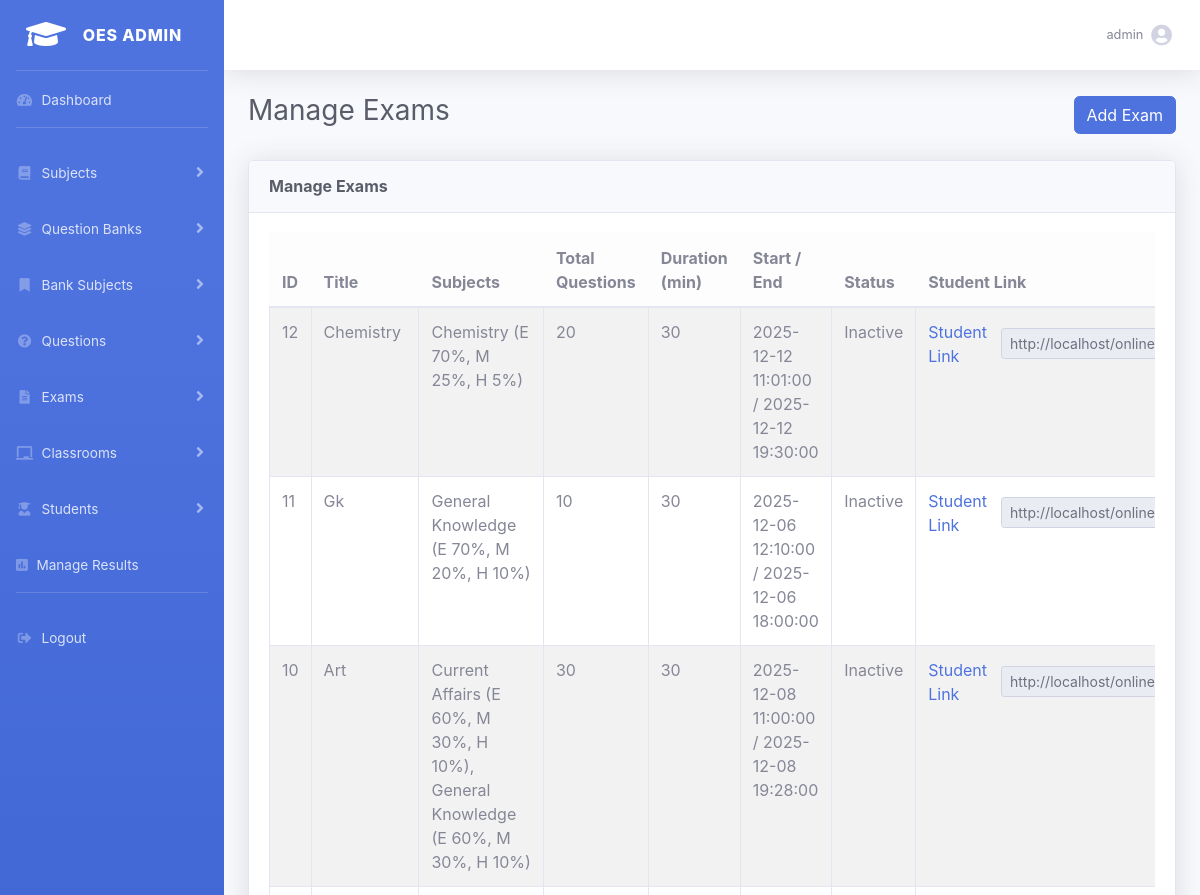
/admin.php?action=manageExams (signed in, upper part), run on an earlier commit of the app's database.
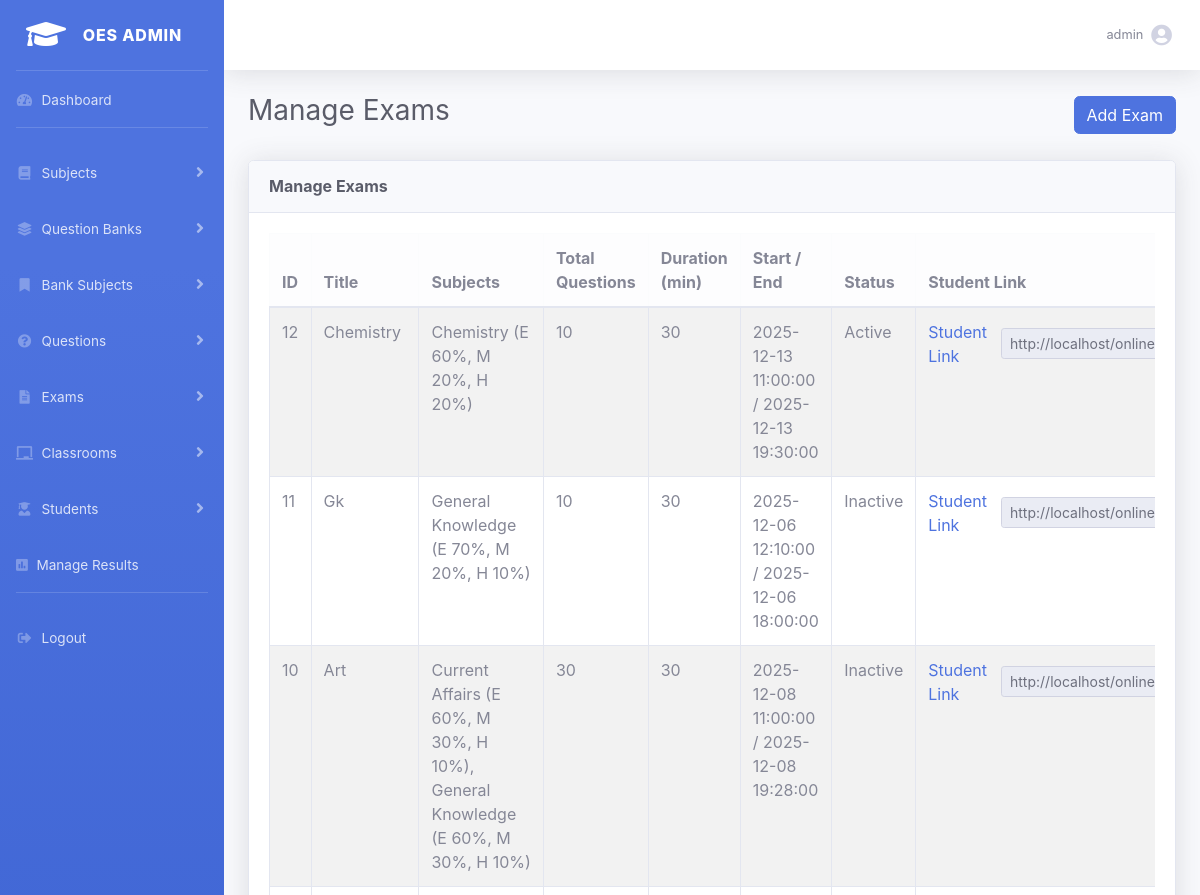
And on a later commit of the database.
### tables this page shows
CREATE TABLE `exams` (
  `exam_id` int(11) NOT NULL,
  `exam_title` varchar(200) NOT NULL,
  `exam_description` text DEFAULT NULL,
  `total_questions` int(11) DEFAULT 0,
  `total_marks` decimal(6,2) NOT NULL DEFAULT 0.00,
  `pass_marks` decimal(6,2) NOT NULL DEFAULT 0.00,
  `duration_minutes` int(11) DEFAULT 30,
  `shuffle_questions` tinyint(1) DEFAULT 1,
  `shuffle_options` tinyint(1) DEFAULT 1,
  `start_time` datetime DEFAULT NULL,
  `end_time` datetime DEFAULT NULL,
  `negative_marking` decimal(5,2) DEFAULT 0.00,
  `status` enum('Active','Inactive') DEFAULT 'Inactive',
  `assign_type` enum('class','individual') DEFAULT 'individual',
  `assign_data` text DEFAULT NULL,
  `created_at` timestamp NOT NULL DEFAULT current_timestamp(),
  `easy_percentage` int(11) DEFAULT 0,
  `medium_percentage` int(11) DEFAULT 0,
  `hard_percentage` int(11) DEFAULT 0
);

CREATE TABLE `exam_links` (
  `link_id` int(11) NOT NULL,
  `exam_id` int(11) NOT NULL,
  `unique_link` varchar(255) NOT NULL,
  `password` varchar(100) DEFAULT NULL,
  `student_name` varchar(150) DEFAULT NULL,
  `student_email` varchar(200) DEFAULT NULL,
  `student_class` varchar(50) DEFAULT NULL,
  `expires_at` datetime DEFAULT NULL,
  `is_used` tinyint(1) DEFAULT 0,
  `created_at` timestamp NOT NULL DEFAULT current_timestamp()
);

### templates/exams/manage_exams.php (the view, shortened to what the changed rows need)
<?php
$results = $results ?? [
    'pageTitle'   => 'Manage Exams',
    'message'     => '',
    'exams'       => [],
    'currentPage' => 1,
    'totalPages'  => 1,
    'total'       => 0,
    'perPage'     => 25
];
$exams       = $results['exams'];
?>
<?php include __DIR__ . "/../include/header.php"; ?>
<div id="wrapper">
    <div id="content-wrapper" class="d-flex flex-column">
        <div id="content">
            <div class="container-fluid">
                <div class="d-flex justify-content-between align-items-center mb-4">
                    <h1 class="h3 text-gray-800"><?= htmlspecialchars($results['pageTitle']) ?></h1>
                </div>
                <div class="card shadow mb-4">
                    <div class="card-body">
                        <div class="table-responsive">
                            <table class="table table-bordered table-striped">
                                <thead class="table-light">
                                    <tr>
                                        <th>ID</th>
                                        <th>Title</th>
                                        <th>Subjects</th>
                                        <th>Total Questions</th>
                                        <th>Duration (min)</th>
                                        <th>Start / End</th>
                                        <th>Status</th>
                                        <th>Student Link</th>
                                    </tr>
                                </thead>
                                <tbody>
                                    <?php if (!empty($exams)): ?>
                                        <?php foreach ($exams as $exam): ?>
                                            <?php
                                            $stmt = $pdo->prepare("
                                                SELECT DISTINCT s.subject_name
                                                FROM exam_question_sources eqs
                                                JOIN subjects s ON eqs.subject_id = s.subject_id
                                                WHERE eqs.exam_id = ?
                                            ");
                                            $stmt->execute([$exam['exam_id']]);
                                            $subjectRows = $stmt->fetchAll(PDO::FETCH_ASSOC);
                                            $easy_pct   = $exam['easy_percentage'] ?? 0;
                                            $medium_pct = $exam['medium_percentage'] ?? 0;
                                            $hard_pct   = $exam['hard_percentage'] ?? 0;
                                            $subjectList = [];
                                            foreach ($subjectRows as $row) {
                                                $subjectList[] = $row['subject_name']
                                                    . " (E {$easy_pct}%, M {$medium_pct}%, H {$hard_pct}%)";
                                            }
                                            $stmtLink = $pdo->prepare("SELECT unique_link FROM exam_links WHERE exam_id=? LIMIT 1");
                                            $stmtLink->execute([$exam['exam_id']]);
                                            $linkCode = $stmtLink->fetchColumn();
                                            ?>
                                            <tr>
                                                <td><?= $exam['exam_id'] ?></td>
                                                <td><?= htmlspecialchars($exam['exam_title']) ?></td>
                                                <td><?= !empty($subjectList) ? implode(', ', $subjectList) : '-' ?></td>
                                                <td><?= htmlspecialchars($exam['total_questions'] ?? '-') ?></td>
                                                <td><?= htmlspecialchars($exam['duration_minutes'] ?? '-') ?></td>
                                                <td>
                                                    <?= !empty($exam['start_time']) ? htmlspecialchars($exam['start_time']) : '-' ?> /
                                                    <?= !empty($exam['end_time']) ? htmlspecialchars($exam['end_time']) : '-' ?>
                                                </td>
                                                <td><?= ($exam['start_time'] <= date('Y-m-d H:i:s') && $exam['end_time'] >= date('Y-m-d H:i:s')) ? 'Active' : 'Inactive' ?></td>
                                                <td>
                                                    <?php if ($linkCode): ?>
                                                        <div class="d-flex align-items-center">
                                                            <a href="javascript:void(0);" onclick="copyLink('link-<?= $exam['exam_id'] ?>')" class="me-2">
                                                                Student Link
                                                            </a>
                                                            <input type="text" id="link-<?= $exam['exam_id'] ?>" value="<?= htmlspecialchars(BASE_URL . '/student.php?action=examAccess&code=' . $linkCode) ?>" class="form-control form-control-sm" readonly style="width:250px">
                                                        </div>
                                                    <?php else: ?>
                                                        -
                                                    <?php endif; ?>
                                                </td>
                                            </tr>
                                        <?php endforeach; ?>
                                    <?php else: ?>
                                        <tr>
                                            <td colspan="9" class="text-center">No exams found.</td>
                                        </tr>
                                    <?php endif; ?>
                                </tbody>
                            </table>
                        </div>
                    </div>
                </div>
            </div>
        </div>
        <?php include __DIR__ . "/../include/footer.php"; ?>

What changed in the data, as far as the page shows it:
changed exams "Chemistry": subjectList "Chemistry (E 70%, M 25%, H 5%)" → "Chemistry (E 60%, M 20%, H 20%)"; total_questions "20" → "10"; start_time "2025-12-12 11:01:00" → "2025-12-13 11:00:00"; end_time "2025-12-12 19:30:00" → "2025-12-13 19:30:00"; start_time "Inactive" → "Active"
